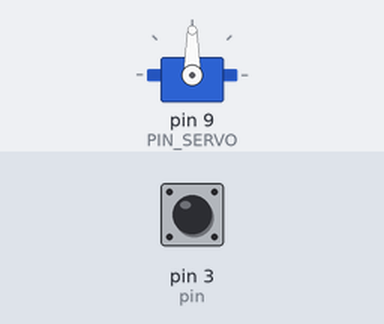
A sketch run on a simulated Arduino Uno, built with avr-gcc and run on an emulated ATmega328P. Parts: servo. The test bench sets the inputs (shaded band); at power-on: pin 3 (pin) LOW. What the sketch prints to the serial monitor is not drawn.

Above: at 1.2 s.
1.3 s: pin 3 (pin) driven HIGH
At 1.9 s:
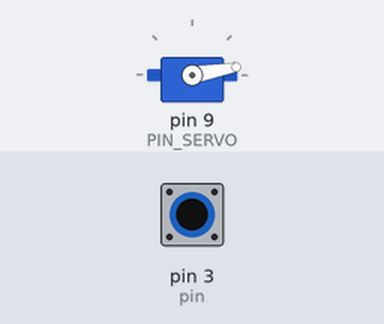
2.8 s: pin 3 (pin) pulsed LOW 5 times (0.12 s each, 0.3 s apart)
At 4.8 s:
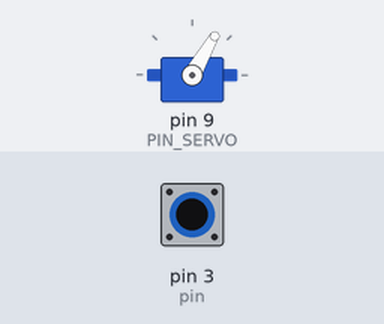
5.8 s: pin 3 (pin) pulsed LOW 5 times (0.12 s each, 0.3 s apart)
At 8.3 s:
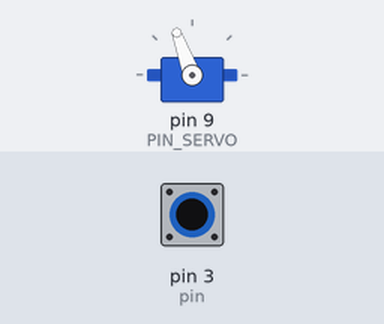
Timing chart, 0 to 9.8 s (numbered marks = the images above; inputs shaded):
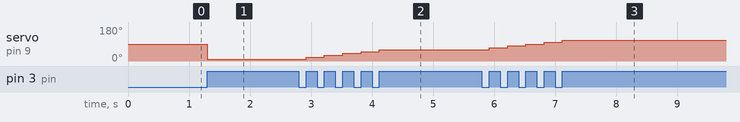

The sketch:

Ejercicio05-Ivan.ino
```cpp
#include <Servo.h>


int pulsaciones = 0; // variable que cuenta las pulsaciones del boton
int flanco = 0; // variable para detectar cambios de estado
#define pin 3 // pin de boton

Servo miservo; //clase para usar el servo

#define PIN_SERVO 9 //pin del servo


void setup() {
  // put your setup code here, to run once:
  pinMode(pin, INPUT);
  miservo.attach(PIN_SERVO); //inicializo el servo
  Serial.begin(9600);
}

void loop() {
  // put your main code here, to run repeatedly:
  if (detectarFlanco(digitalRead(pin))) { // si detectamos tension en el pin y es el flanco de subida hacemos lo de abajo
    miservo.write(pulsaciones);
    Serial.println(pulsaciones);
  }
  if (pulsaciones == 170) { // cuando lleguemos a 170 lo mandamos de nuevo a 10
    pulsaciones = 0;
  }
}
boolean detectarFlanco(boolean estado) { // funcion para detectar el cambio de estado del pin
  if (estado == HIGH && flanco == 0) {
    flanco = 1;
    pulsaciones += 10;
    return true;
  }
  if (estado == LOW) { // si pin deja de estar high ponemos el flanco a 0
    flanco = 0;
  }
}
```

Measured:
- after the input at 1.3 s, servo on pin 9 (PIN_SERVO): 90° → 10° at once
- after the input at 2.8 s, servo on pin 9 (PIN_SERVO): moves from 10° to 60° over 1.2 s, starting after 0.12 s
- after the input at 5.8 s, servo on pin 9 (PIN_SERVO): moves from 60° to 110° over 1.2 s, starting after 0.12 s
